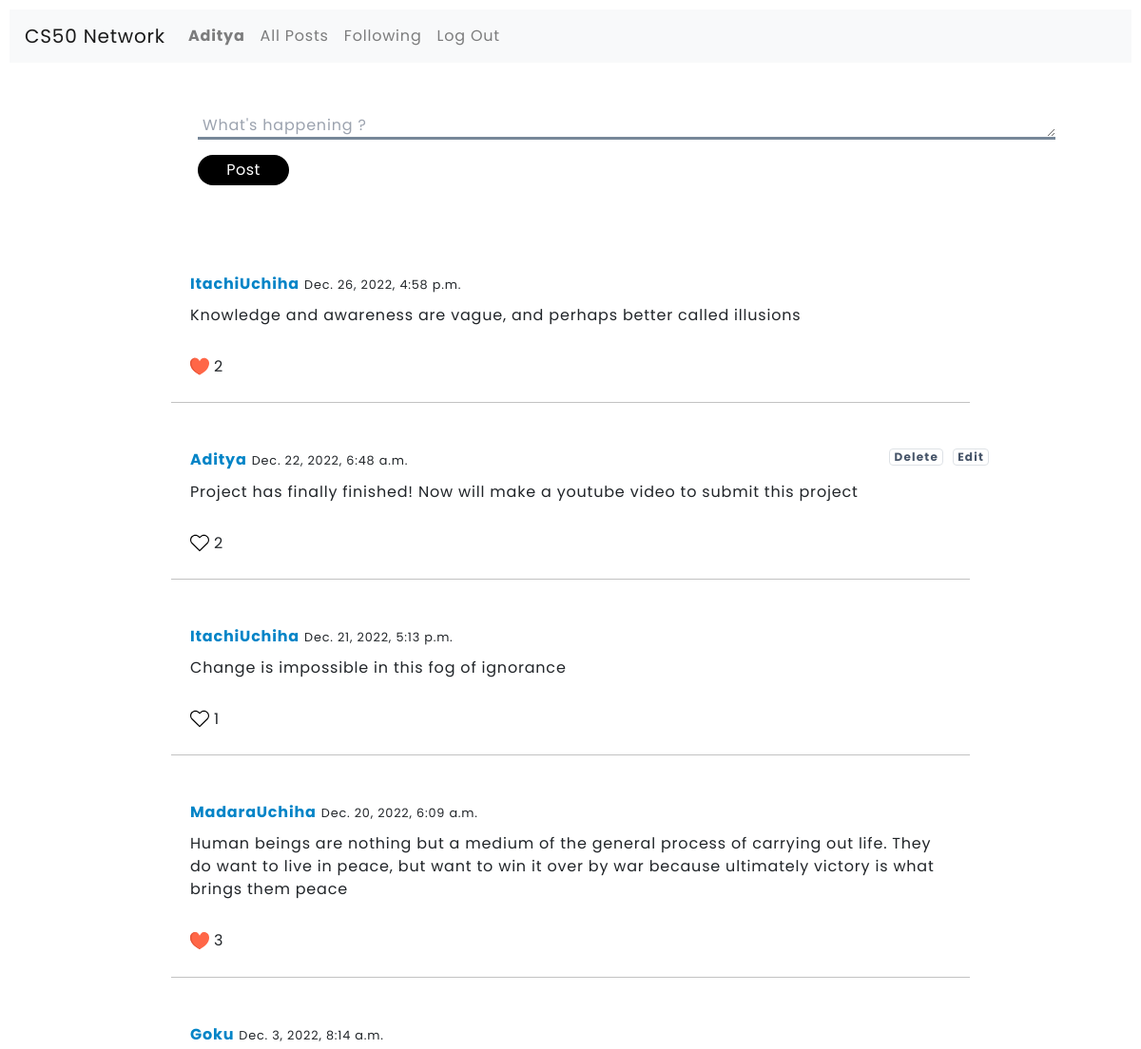
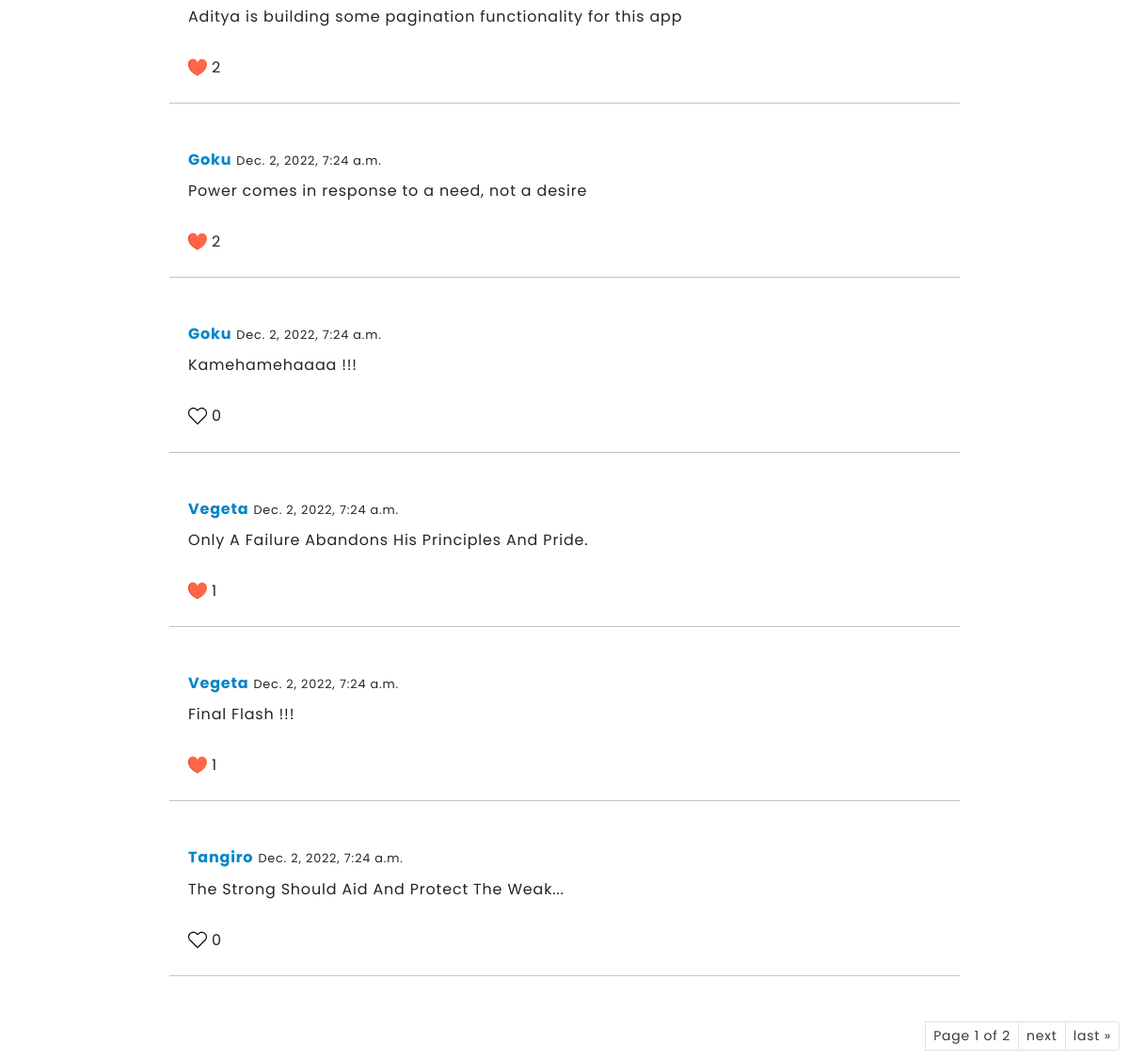
/ (signed in), run on the app's committed database (2 pictures, top to bottom).
### network/models.py (models this page shows, shortened)
class User(AbstractUser):
    following = models.ManyToManyField('self', symmetrical=False, related_name="followed_by", blank=True)

class Post(models.Model):
    user = models.ForeignKey(User, on_delete=models.CASCADE)
    name = models.CharField(max_length=72)
    post = models.TextField()
    date_posted = models.DateTimeField(default=timezone.now())
    liked_by = models.ManyToManyField(User, related_name='liked_by', blank=True)
    class Meta:
        ordering = ['-date_posted']
    def likes(self):
        return self.liked_by.count()

### network/views.py (the view)
# urls.py: path("", views.index, name="index"),
def index(request):
    if request.method == 'POST':
        form = Postform(request.POST)
        if form.is_valid():
            form.instance.user = request.user
            form.instance.name = request.user
            form.save()
            return redirect(reverse('index'))
    else:
        p = Paginator(Post.objects.all(), 10)
        page = request.GET.get('page')
        all_posts = p.get_page(page)
        return render(request, 'network/index.html', {
            'post_form' : Postform(),
            'all_posts' : all_posts
        })

### network/forms.py
class Postform(ModelForm):
    class Meta:
        model = Post
        fields = ('post',)
        labels={
            'post':"",
        }
        widgets ={
            'post' : forms.Textarea(attrs={'placeholder': "What's happening ?",'cols': 110, 'rows': 1 ,'class': 'inputfield'}),
        }

### network/templates/network/index.html (shortened to what this page needs)
{% extends "network/layout.html" %}
{% block body %}
<script src="https://cdn.tailwindcss.com"></script>
<div class="form">
    <form id = "post_form" method="POST">
        <div class="input-group mb-3">
            {{ post_form }}
        </div>
        <button id="post_btn" class="bg-black hover:bg-slate-800 text-white rounded-full w-24 py-1 tracking-wide">Post</button>
    </form>
</div>
<br>
{% for post in all_posts %}
    <div id="all-posts" class="mx-auto post-container-{{ post.id }}">
        <div id="hover_{{post.id}}" class="card-body">
            <h5 class="card-title "><a id="user" href="{% url 'profile' post.name %}"><strong class="text-sky-600">{{post.user}}</strong></a>
            <small>{{ post.date_posted }}</small></h5>
            <div id="text-content">
                <p id='post_want_to_edit_{{ post.id }}' class="card-text ">{{post.post}}</p>
                  <br>
                  <div id="like_{{post.id}}" class="flex justify-start">
                    {% if request.user not in post.liked_by.all %}
                    <img onclick="like({{ post.id }})" class="justify-self-start" id="image_{{ post.id }}" src = "static/images/white.svg" width="20px" height="20px">
                    {% else %}
                    <img onclick="like({{ post.id }})" class="justify-self-start" id="image_{{ post.id }}" src = "static/images/red.svg" width="20px" height="20px">
                    {% endif %}
                      <h6 id="count_{{ post.id }}" class="my-2"> {{ post.likes }}</h6>
                  </div>
            </div>
            {% if user.is_authenticated %}
                {% if post.user == request.user %}
                  <button class="border-red-900 border hover:bg-sky-700 hover:text-white
                  text-slate-600 font-bold px-1 rounded tracking-widest text-xs   edit_btn" id="edit_{{post.id}}" onclick="second({{post.id}})">Edit</button>
                   <button class="border-red-900 border hover:bg-red-700 hover:text-white
                   text-slate-600 font-bold px-1 rounded tracking-widest text-xs delete_btn" id="delete_{{post.id}}" onclick="delete_post({{post.id}})">Delete</button>
                {% endif %}
            {% endif %}
        </div>
        <hr class="hr">
    </div>
{% endfor %}
<br></br>
<nav aria-label="Page navigation example">
    <ul class="pagination pagination-sm justify-content-end">
        <li class="page-link text-dark"> Page {{ all_posts.number }} of {{ all_posts.paginator.num_pages }} </li>
        {% if all_posts.has_next %}
            <li class="page-item"><a class="page-link text-dark" href="?page={{ all_posts.next_page_number }}">next</a> </li>
            <li class="page-item"> <a class="page-link text-dark" href="?page={{ all_posts.paginator.num_pages }}">last &raquo;</a></li>
        {% endif %}
    </ul>
  </nav>
{% endblock %}

### network/templates/network/layout.html (shortened to what this page needs)
{% load static %}
<!DOCTYPE html>
<html lang="en">
    <head>
        <link rel="stylesheet" href="https://stackpath.bootstrapcdn.com/bootstrap/4.4.1/css/bootstrap.min.css">
        <link href="{% static 'network/styles.css' %}" rel="stylesheet">
    </head>
    <body>
        <nav id="navbar" class="navbar navbar-expand-lg navbar-light bg-light">
            <a class="navbar-brand" href="{% url 'index' %}">CS50 Network</a>
            <div>
              <ul class="navbar-nav mr-auto">
                {% if user.is_authenticated %}
                    <li class="nav-item">
                        <a class="nav-link" href="{% url 'profile' user.username %}"><strong>{{ user.username }}</strong></a>
                    </li>
                {% endif %}
                <li class="nav-item">
                  <a class="nav-link" id="all" href="{% url 'index' %}">All Posts</a>
                </li>
                {% if user.is_authenticated %}
                    <li class="nav-item">
                        <a class="nav-link" id="following" href="{% url 'following' %}">Following</a>
                    </li>
                    <li class="nav-item">
                        <a class="nav-link" href="{% url 'logout' %}">Log Out</a>
                    </li>
                {% endif %}
              </ul>
            </div>
          </nav>
        <br>
        <div class="body">
            {% block body %}
            {% endblock %}
        </div>
    </body>
</html>

### network/static/network/styles.css (style rules this page uses)
body { padding: 10px; font-family: 'Poppins', sans-serif; background-color: #ffffff; letter-spacing: 0.8px; }
.form { margin-left: 10%; padding: 30px 80px 20px 80px; }
#all-posts { position: relative; width: 55rem; margin-left: 12%; background-color: transparent; padding: 30px 20px 0px 20px; }
.inputfield { border-bottom: #778899; border-style: solid; padding-left: 5px; outline: none; }
.edit_btn { position: absolute; top: 3rem; right : 0rem; }
.delete_btn { position: absolute; top: 3rem; right : 3rem; }
.hr { background-color: rgba(0, 0, 0, 0.151); }

### data on the page
User: username "Aditya"
Post: user "ItachiUchiha", date_posted "Dec. 26, 2022, 4:58 p.m.", post "Knowledge and awareness are vague, and perhaps better called illusions", likes "2"
Post: user "Aditya", date_posted "Dec. 22, 2022, 6:48 a.m.", post "Project has finally finished! Now will make a youtube video to submit this project", likes "2"
Post: user "ItachiUchiha", date_posted "Dec. 21, 2022, 5:13 p.m.", post "Change is impossible in this fog of ignorance", likes "1"
Post: user "MadaraUchiha", date_posted "Dec. 20, 2022, 6:09 a.m.", post "Human beings are nothing but a medium of the general process of carrying out life. They do want to live in peace, but want to win it over by war because ultimately victory is what brings them peace", likes "3"
Post: user "Goku", date_posted "Dec. 3, 2022, 8:14 a.m.", post "Aditya is building some pagination functionality for this app", likes "2"
Post: user "Goku", date_posted "Dec. 2, 2022, 7:24 a.m.", post "Power comes in response to a need, not a desire", likes "2"
Post: user "Goku", date_posted "Dec. 2, 2022, 7:24 a.m.", post "Kamehamehaaaa !!!", likes "0"
Post: user "Vegeta", date_posted "Dec. 2, 2022, 7:24 a.m.", post "Only A Failure Abandons His Principles And Pride.", likes "1"
Post: user "Vegeta", date_posted "Dec. 2, 2022, 7:24 a.m.", post "Final Flash !!!", likes "1"
Post: user "Tangiro", date_posted "Dec. 2, 2022, 7:24 a.m.", post "The Strong Should Aid And Protect The Weak...", likes "0"

### other printed values
{{ all_posts.number }} "1"
{{ all_posts.paginator.num_pages }} "2"
